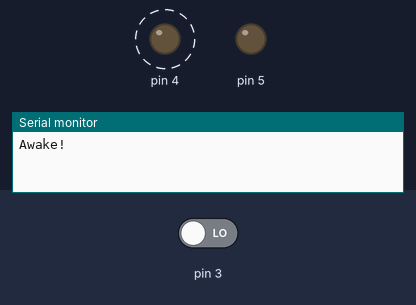
Recording of a sketch running on a simulated Arduino Uno, built with avr-gcc and run on an emulated ATmega328P. On the bench: output pins drawn as LEDs (lit = HIGH), the last lines printed to the serial monitor. Dashed ring = blinking. The test bench sets the inputs (shaded band); at power-on: pin 3 LOW. Sleep ends after the set time or at an interrupt.

Above: at 1.2 s.
1.3 s: pin 3 driven HIGH
At 1.4 s:
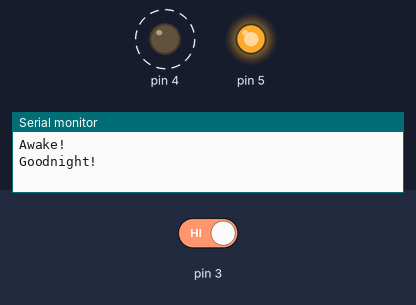
Timing chart, 0 to 9.0 s (numbered marks = the images above; inputs shaded):
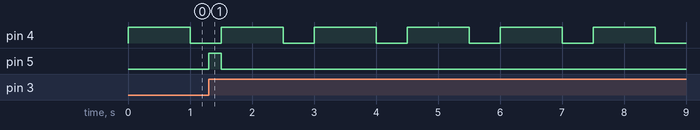

Measured:
- after the input at 1.3 s, pin 5: LOW → HIGH at once, → LOW 0.20 s later
- by itself, pin 4: alternates HIGH for 1.0 s and LOW for 0.50 s

The sketch:

sketch_sep07a.ino
```cpp
#include <avr/sleep.h>

void wakeUpNow() {
  Serial.println("Goodmorning");
  delay(500);
}

void setup() {
  pinMode(2, INPUT);
  pinMode(3, INPUT);
  pinMode(4, OUTPUT);
  pinMode(5, OUTPUT);
  Serial.begin(19200);
  attachInterrupt(1, sleepNow, CHANGE);
}

void sleepNow() {

  digitalWrite(4, LOW);
  digitalWrite(5, HIGH);
  Serial.println("Goodnight!");
  delay(300);
  attachInterrupt(0, wakeUpNow, FALLING);
  noInterrupts();
  set_sleep_mode(SLEEP_MODE_PWR_DOWN);
  sleep_enable();
  interrupts();
  sleep_cpu();
  sleep_disable();
  detachInterrupt(0);
}

void loop() {
  Serial.println("Awake!"); //動作中の表示
  digitalWrite(5, LOW);
  digitalWrite(4, HIGH);
  delay(1000);
  digitalWrite(4, LOW);
  delay(500);
}
```
